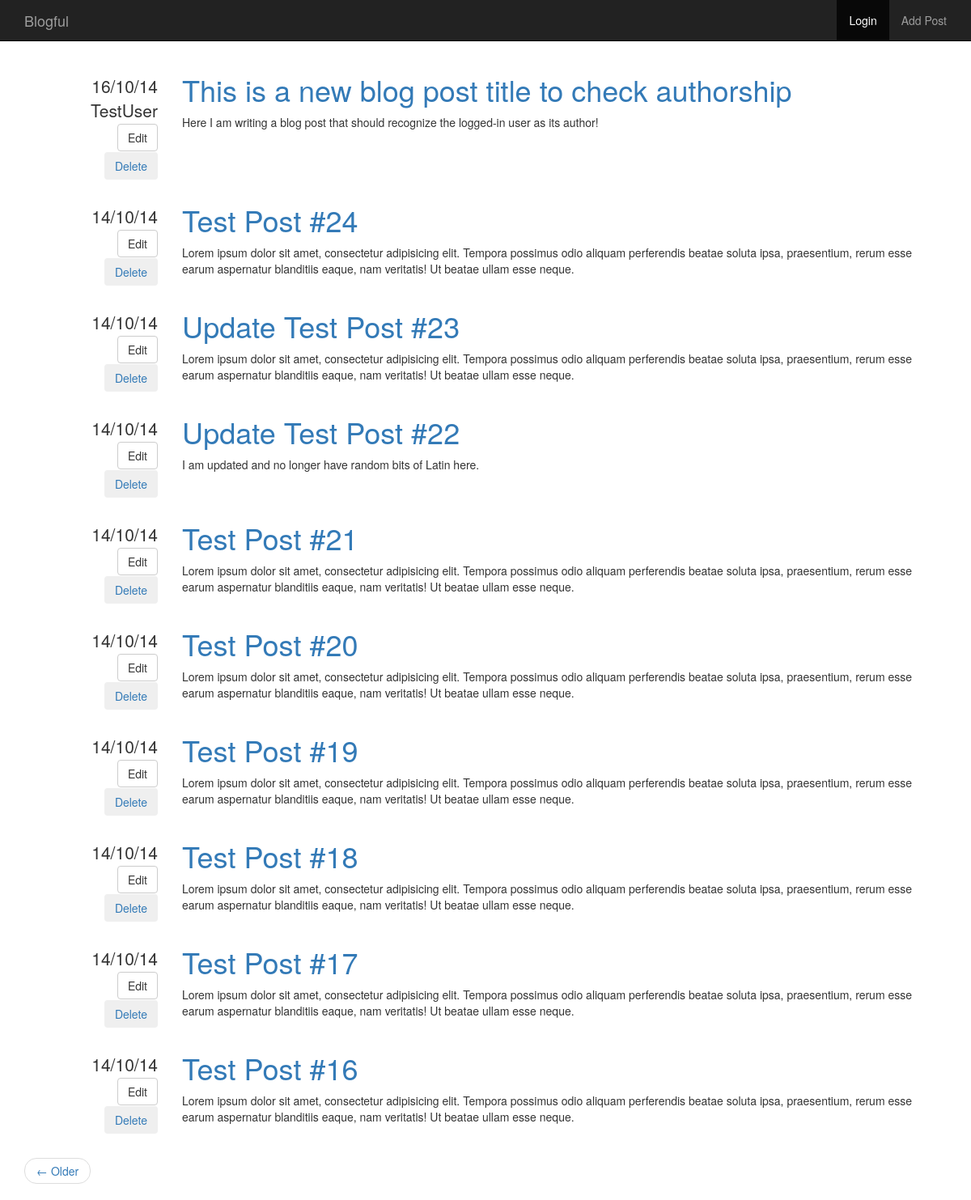
Before: / with the older database file.
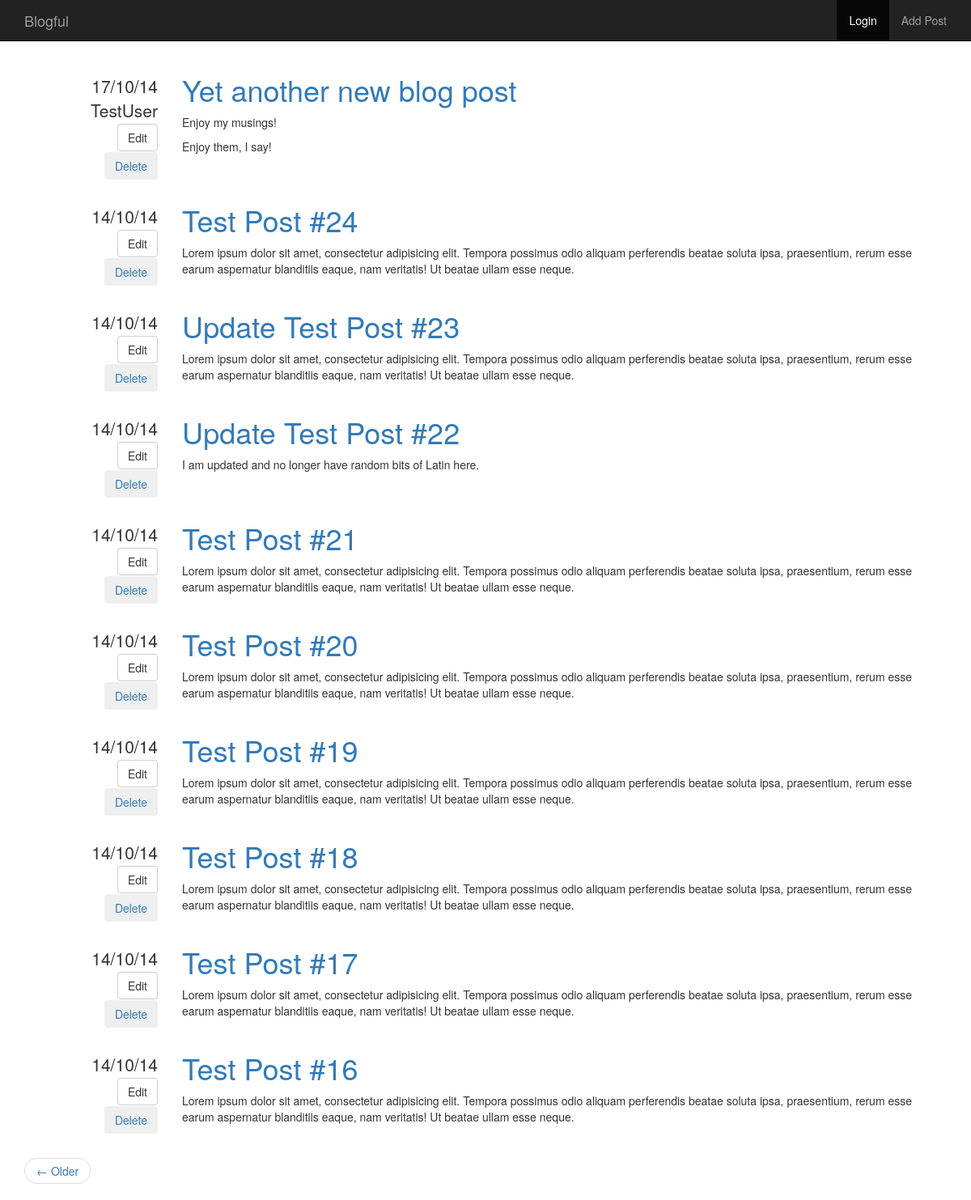
After: the same page with the newer database file.
### blog/models.py (models this page shows)
class Post(Base):
	__tablename__ = "posts"
	id = Column(Integer, Sequence("post_id_sequence"), primary_key=True)
	title = Column(String(1024))
	content = Column(Text)
	datetime = Column(DateTime, default=datetime.datetime.now)
	author_id = Column(Integer, ForeignKey("users.id"))

class User(Base, UserMixin):
	__tablename__ = "users"
	id = Column(Integer, Sequence("user_id_sequence"), primary_key=True)
	name = Column(String(128))
	email = Column(String(128), unique=True)
	password = Column(String(128))
	posts = relationship("Post", backref="author")

### blog/views.py (the view)
@app.route('/')
@app.route('/page/<int:page>')
def posts(page=1, paginate_by=10):
	page_index = page - 1
	count = session.query(Post).count()
	start = page_index * paginate_by
	end = start + paginate_by
	total_pages = (count - 1) / paginate_by + 1
	has_next = page_index < total_pages - 1
	has_prev = page_index > 0
	posts = session.query(Post)
	posts = posts.order_by(Post.datetime.desc())
	posts = posts[start:end]
	return render_template('posts.html',
		posts = posts,
		has_next = has_next,
		has_prev = has_prev,
		page = page,
		total_pages = total_pages
		)

### blog/filters.py (called while the page is built)
@app.template_filter()
def dateformat(date, format):
	if not date:
		return None
	return date.strftime(format)

### blog/templates/posts.html (shortened to what this page needs)
{% import "macros.html" as macros %}
{% extends "base.html" %}
{% block content %}
{% for post in posts %}
{{ macros.render_post(post) }}
{% endfor %}
<ul class="pager">
	{% if has_next %}
	<li class="previous">
		<a href="{{ url_for('posts', page=page + 1) }}">&larr; Older</a>
	</li>
	{% endif %}
</ul>
{% endblock %}

### blog/templates/macros.html (shortened to what this page needs)
{% macro render_post(post) %}
<div class="row">
	<div class="col-md-2 text-right metadata">
		<ul class="list-unstyled">
			<li>
				{{post.datetime | dateformat("%d/%m/%y") }}
			</li>
			<li>
				{{ post.author.name }}
			</li>
			<li>
				<a href="{{ url_for('edit_post_get', id=post.id) }} "><button type="button" class="btn btn-default">Edit</button></a>
			</li>
			<li>
				<a href="{{ url_for('delete_post_get', id=post.id) }} "><button type="button" class="btn btn-inverse">Delete</button></a>
			</li>
		</ul>
	</div>
	<div class="col-md-10">
		<h1 class="undecorate">
			<a href="{{ url_for('view_single_post', id=post.id) }}">{{ post.title }}</a>
		</h1>
		{{ post.content | safe }}
	</div>
</div>
{% endmacro %}

### blog/templates/base.html (shortened to what this page needs)
<!DOCTYPE html>
<html lang="en">
    <head>
        <link rel="stylesheet" href="//netdna.bootstrapcdn.com/bootstrap/3.1.1/css/bootstrap.min.css">
        <link rel="stylesheet" href="{{ url_for('static', filename='css/main.css') }}">
    </head>
    <body>
        <div class="navbar navbar-inverse navbar-static-top" role="navigation">
            <div class="container">
                <div class="navbar-header">
                    <a class="navbar-brand" href="{{ url_for('posts') }}">Blogful</a>
                </div>
                <div class="collapse navbar-collapse">
                    <ul class="nav navbar-nav navbar-right">
                        {% if current_user.is_authenticated() %}
                        <li class="active"><a href="{{ url_for('logout') }}">Logout</a></li>
                        {% else %}
                        <li class="active"><a href="{{ url_for('login_get') }}">Login</a></li>
                        {% endif %}
                        <li><a href="{{ url_for('add_post_get') }}">Add Post</a></li>
                    </ul>
                </div>
            </div>
        </div>
        <div class="container">
            {% block content %}{% endblock %}
        </div>
    </body>
</html>

### blog/static/css/main.css (style rules this page uses)
div.metadata { margin-top: 20px; font-size: 1.5em; }
.undecorate a { text-decoration: none; }

Changed rows visible on the page:
removed Post: datetime "16/10/14", author.name "TestUser", title "This is a new blog post title to check authorship", content "Here I am writing a blog post that should recognize the logged-in user as its author!"
added Post: datetime "17/10/14", author.name "TestUser", title "Yet another new blog post", content "Enjoy my musings! Enjoy them, I say!"
